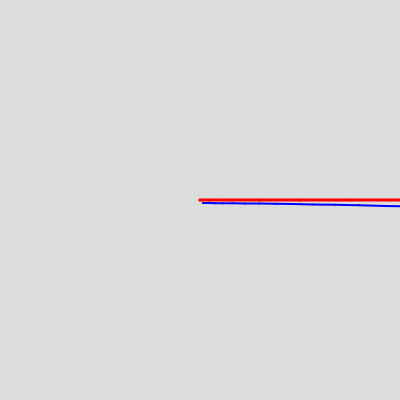
Frame 1 (no input)
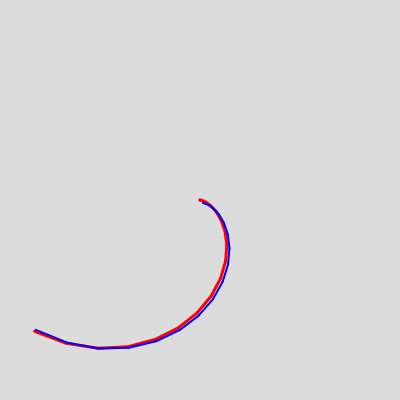
Frame 60 (no input)
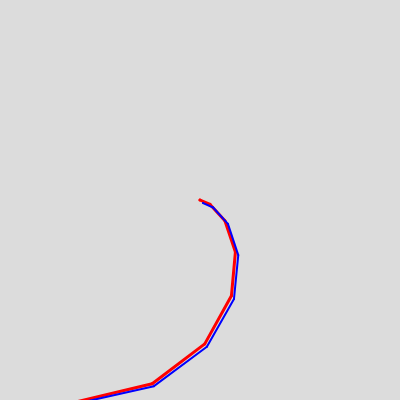
Frame 120 (the mouse pressed at the canvas centre since frame 60)

The p5.js sketch that drew these frames (run headless with seeded random() and noise() and a simulated clock; from frame 60 on, the mouse is pressed at the canvas centre):

// p5.js sketch
// ── sketch.js

let angle = 0;
let spacing = 10;

function setup() {
  createCanvas(400, 400);
  angleMode(DEGREES);
  background(220);
}


function draw() {
  background(220);
  stroke(255,0,0);
  strokeWeight(3)
  translate(width / 2, height / 2);
  spiral(0, 0, 0, 0);
  angle += 0.1; // Change the angle over time
  spacing = map(mouseX, 0, width, 2, 20); // Control with mouse

  stroke(0,0, 255);
  strokeWeight(2)
  translate(width /130, height /130);
  spiral(0, 0, 0, 0);
  angle += 0.1;
  spacing = map(mouseX, 0, width, 2, 20); // Control with mouse
} 



function spiral(x, y, startAngle, level) {
  if (level > 500 || dist(x, y, 0, 0) > 200) {
    return;
  }

  let endX = x + cos(startAngle) * level;
  let endY = y + sin(startAngle) * level;

  line(x, y, endX, endY);

  spiral(endX, endY, startAngle + angle, level + spacing);
}
